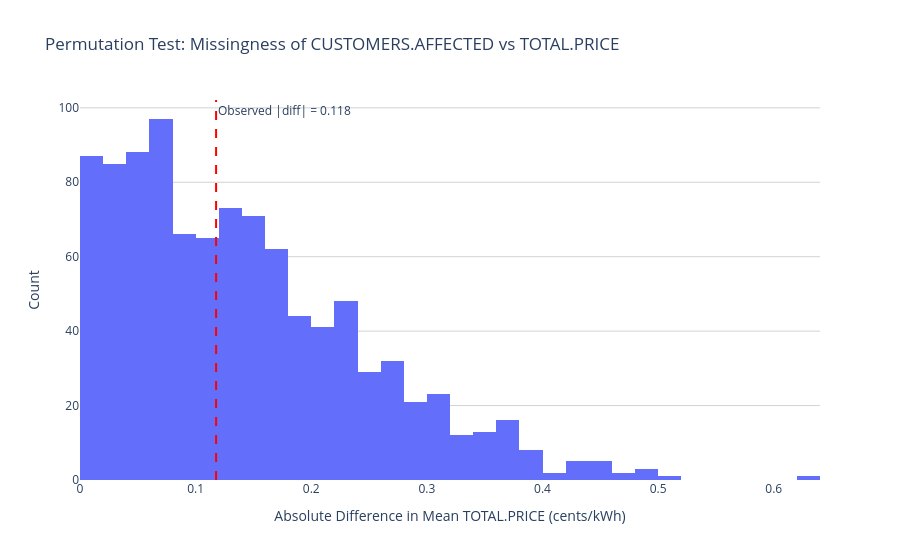

Notebook code cell kept with this figure:
### Code cell
# ── Permutation Test 2: CUSTOMERS.AFFECTED missingness vs TOTAL.PRICE ──
# Test statistic: absolute difference in mean TOTAL.PRICE when
# CUSTOMERS.AFFECTED is missing vs not missing.

sub2 = df[['CUSTOMERS.AFFECTED', 'TOTAL.PRICE']].dropna(subset=['TOTAL.PRICE']).copy()
sub2['is_missing'] = sub2['CUSTOMERS.AFFECTED'].isnull()

observed_diff = (
    sub2[sub2['is_missing']]['TOTAL.PRICE'].mean()
    - sub2[~sub2['is_missing']]['TOTAL.PRICE'].mean()
)
observed_diff_abs = abs(observed_diff)
print(f"Observed absolute difference in means: {observed_diff_abs:.4f}")

# Permutation test
diffs = []
price_vals = sub2['TOTAL.PRICE'].values
labels2 = sub2['is_missing'].values

for _ in range(n_repetitions):
    shuffled = np.random.permutation(labels2)
    diff = price_vals[shuffled].mean() - price_vals[~shuffled].mean()
    diffs.append(abs(diff))

diffs = np.array(diffs)
p_value_2 = (diffs >= observed_diff_abs).mean()
print(f"P-value (difference-in-means permutation test): {p_value_2:.4f}")

# Plot empirical distribution
fig4 = px.histogram(
    x=diffs,
    nbins=50,
    labels={'x': 'Abs Diff in Mean TOTAL.PRICE (permuted)', 'y': 'Count'},
    title='Permutation Test: Missingness of CUSTOMERS.AFFECTED vs TOTAL.PRICE',
    color_discrete_sequence=['#636EFA'],
)
fig4.add_vline(x=observed_diff_abs, line_dash='dash', line_color='red',
               annotation_text=f'Observed |diff| = {observed_diff_abs:.3f}',
               annotation_position='top right')
fig4.update_layout(
    plot_bgcolor='white',
    yaxis=dict(gridcolor='lightgrey', title='Count'),
    xaxis=dict(title='Absolute Difference in Mean TOTAL.PRICE (cents/kWh)'),
    showlegend=False,
)
fig4.show()

### Figure 1 — Plotly figure (JSON) as saved in the notebook; plotly's stock layout.template omitted (floating-point values rounded to 4 significant figures; data arrays with more than 128 entries replaced by an {"elided": "..."} marker saying what was removed)
{"data": [{"bingroup": "x", "hovertemplate": "Abs Diff in Mean TOTAL.PRICE (permuted)=%{x}<br>count=%{y}<extra></extra>", "legendgroup": "", "marker": {"color": "#636EFA", "pattern": {"shape": ""}}, "name": "", "nbinsx": 50, "orientation": "v", "showlegend": false, "type": "histogram", "x": {"elided": "1000 float values"}, "xaxis": "x", "yaxis": "y"}], "layout": {"annotations": [{"showarrow": false, "text": "Observed |diff| = 0.118", "x": 0.1177, "xanchor": "left", "xref": "x", "y": 1, "yanchor": "top", "yref": "y domain"}], "barmode": "relative", "legend": {"tracegroupgap": 0}, "plot_bgcolor": "white", "shapes": [{"line": {"color": "red", "dash": "dash"}, "type": "line", "x0": 0.1177, "x1": 0.1177, "xref": "x", "y0": 0, "y1": 1, "yref": "y domain"}], "showlegend": false, "title": {"text": "Permutation Test: Missingness of CUSTOMERS.AFFECTED vs TOTAL.PRICE"}, "xaxis": {"anchor": "y", "domain": [0, 1], "title": {"text": "Absolute Difference in Mean TOTAL.PRICE (cents/kWh)"}}, "yaxis": {"anchor": "x", "domain": [0, 1], "gridcolor": "lightgrey", "title": {"text": "Count"}}}}
